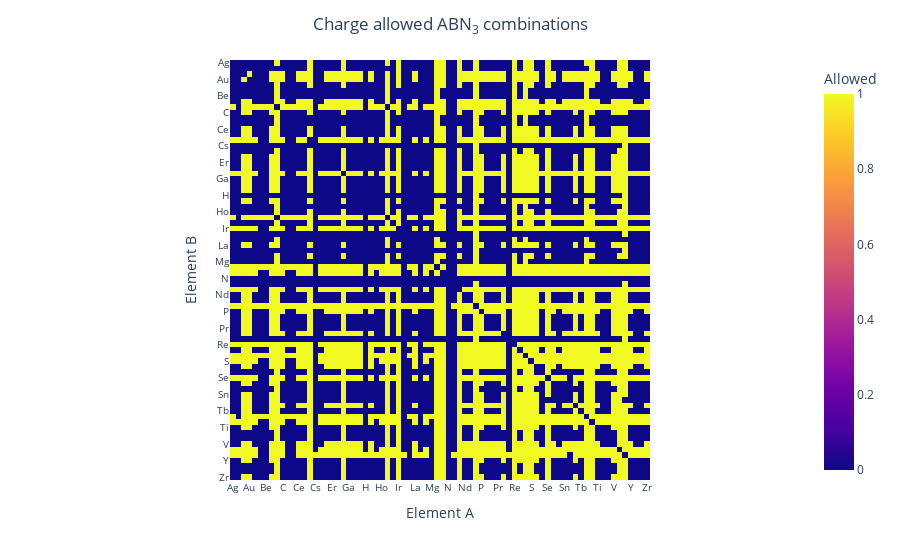

Write notebook code for a chart like this one.
### Markdown cell above
#### Task 1
There are 2426 stoichiometries for nitride perovskites

### Code cell
# Plot

# List of elements to include 
elements = sorted(set([el for comp in filtered_compositions for el in comp[0]]))

# DataFrame to hold the allowed combinations
matrix = pd.DataFrame(0, index=elements, columns=elements)

# Fill the matrix with allowed combinations
for comp in filtered_compositions:
    A, B, O = comp[0]
    matrix.at[A, B] = 1
    matrix.at[B, A] = 1  

# Create the plot 
fig = px.imshow(
    matrix.values,
    labels=dict(x="Element A", y="Element B", color="Allowed"),
    x=matrix.columns,
    y=matrix.index,
    color_continuous_scale="Plasma",
)

# Update layout for smaller font size
fig.update_layout(
    xaxis=dict(tickfont=dict(size=10)),
    yaxis=dict(tickfont=dict(size=10)),
    title="Charge allowed ABN<sub>3</sub> combinations",
    title_x=0.5,
)

fig.show()

### Figure 1 — Plotly figure (JSON) as saved in the notebook; plotly's stock layout.template omitted (floating-point values rounded to 4 significant figures; data arrays with more than 128 entries replaced by an {"elided": "..."} marker saying what was removed)
{"data": [{"coloraxis": "coloraxis", "hovertemplate": "Element A: %{x}<br>Element B: %{y}<br>Allowed: %{z}<extra></extra>", "name": "0", "type": "heatmap", "x": ["Ag", "Al", "As", "Au", "B", "Ba", "Be", "Bi", "Br", "C", "Ca", "Cd", "Ce", "Co", "Cr", "Cs", "Cu", "Dy", "Er", "Eu", "Fe", "Ga", "Gd", "Ge", "H", "Hf", "Hg", "Ho", "I", "In", "Ir", "K", "Kr", "La", "Li", "Lu", "Mg", "Mn", "Mo", "N", "Na", "Nb", "Nd", "Ni", "Os", "P", "Pb", "Pd", "Pr", "Pt", "Rb", "Re", "Rh", "Ru", "S", "Sb", "Sc", "Se", "Si", "Sm", "Sn", "Sr", "Ta", "Tb", "Tc", "Te", "Ti", "Tl", "Tm", "V", "W", "Xe", "Y", "Yb", "Zn", "Zr"], "xaxis": "x", "y": ["Ag", "Al", "As", "Au", "B", "Ba", "Be", "Bi", "Br", "C", "Ca", "Cd", "Ce", "Co", "Cr", "Cs", "Cu", "Dy", "Er", "Eu", "Fe", "Ga", "Gd", "Ge", "H", "Hf", "Hg", "Ho", "I", "In", "Ir", "K", "Kr", "La", "Li", "Lu", "Mg", "Mn", "Mo", "N", "Na", "Nb", "Nd", "Ni", "Os", "P", "Pb", "Pd", "Pr", "Pt", "Rb", "Re", "Rh", "Ru", "S", "Sb", "Sc", "Se", "Si", "Sm", "Sn", "Sr", "Ta", "Tb", "Tc", "Te", "Ti", "Tl", "Tm", "V", "W", "Xe", "Y", "Yb", "Zn", "Zr"], "yaxis": "y", "z": {"elided": "76x76 int values"}}], "layout": {"coloraxis": {"colorbar": {"title": {"text": "Allowed"}}, "colorscale": [[0, "#0d0887"], [0.1111, "#46039f"], [0.2222, "#7201a8"], [0.3333, "#9c179e"], [0.4444, "#bd3786"], [0.5556, "#d8576b"], [0.6667, "#ed7953"], [0.7778, "#fb9f3a"], [0.8889, "#fdca26"], [1, "#f0f921"]]}, "margin": {"t": 60}, "title": {"text": "Charge allowed ABN<sub>3</sub> combinations", "x": 0.5}, "xaxis": {"anchor": "y", "constrain": "domain", "domain": [0, 1], "scaleanchor": "y", "tickfont": {"size": 10}, "title": {"text": "Element A"}}, "yaxis": {"anchor": "x", "autorange": "reversed", "constrain": "domain", "domain": [0, 1], "tickfont": {"size": 10}, "title": {"text": "Element B"}}}}
